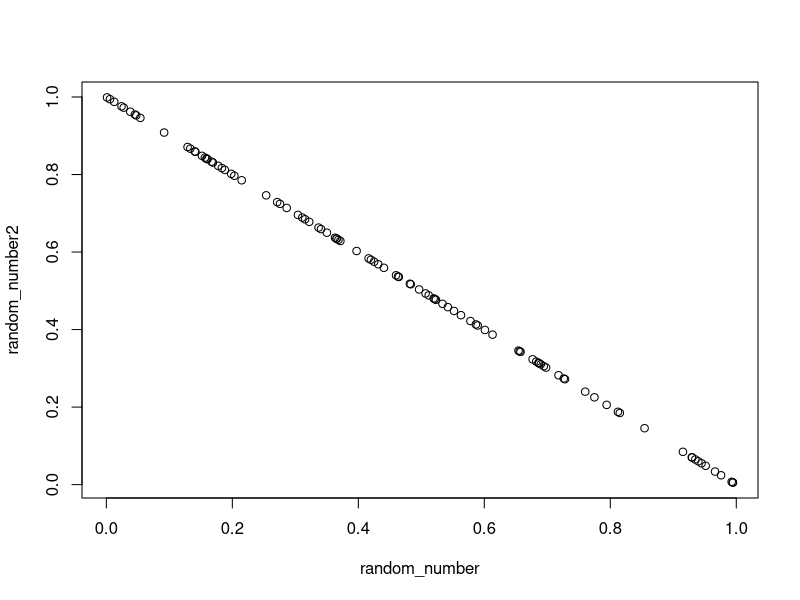

The R source for this figure:
# This code demonstrates how Common Random Number is used
# Part I. CRN implementation
#
# generate on number
random_number <- runif(100)
random_number2 <- 1- random_number
plot(x = random_number, y = random_number2)
# You will see that Cov(X, Y) is negatively correlated
cov(random_number, random_number2)

# 
# Simulation of total time in the system for customers
# Assume a M/M/infinite/infinite system
# Lambda1: arriaval rate and Lambda2: service rate
current_seed <- .Random.seed
set.seed(42)
n <- 10
lambda1 <-2
lambda2 <-5
U <- runif(n)
t1 <- -log(U)/lambda1
U2 <- 1-U
t2 <- -log(U2)/lambda2
t <- t1+ t2
#print(paste0("The total times in the system is ", t))
#
# compute 95% CI based on t distribution
#
center <- mean(t)
s <- sd(t)
print(paste0("The standard deviation using CRN is ", s))
error <- qt(0.975,df=n-1)*s/sqrt(n)

left <- center - error
right <- center + error
print(paste0("The 95% CI is (", left, ",", right,")"))
#
# pretty print
#
formatted_numberL <- sprintf("%.2f", left)
formatted_numberR <- sprintf("%.2f", right)
cat("The 95% CI is (", formatted_numberL, ",", formatted_numberR, ")")
#
# Part II. NO CRN implementation 
# use two independent streams for U and U2 
# 
# 
set.seed(42) #stream 1
n <- 10
lambda1 <-2
lambda2 <-5
U <- runif(n)
t1 <- -log(U)/lambda1
# set.seed(1042) as stream 2
set.seed(1042) 
U2 <- runif(n)
t2 <- -log(U2)/lambda2
t <- t1+ t2
# print(paste0("The total times in the system is ", t))
#
# compute 95% CI based on t distribution
#
center <- mean(t)
s <- sd(t)
print(paste0("The standard deviation without using CRN is ", s))
error <- qt(0.975,df=n-1)*s/sqrt(n)

left <- center - error
right <- center + error
# print(paste0("The 95% CI is (", left, ",", right,")"))
#
# pretty print
#
formatted_numberL <- sprintf("%.2f", left)
formatted_numberR <- sprintf("%.2f", right)
cat("The 95% CI is (", formatted_numberL, ",", formatted_numberR, ")")
#
# You should observe that the CI of the CRN implementation is smaller 
# than the one without using CRN technique.
#
